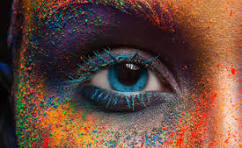
#> input picture images/colorful_image_1.jpg, 242 x 148 px
$ python main.py
#> lines starting #> are read from the running program, lines starting #| are printed output that depends on the picture; after the words box and inside, x2 and y2 are one past the last pixel; in counts of white or black regions, pixels touching at a corner belong together
import cv2
import matplotlib.pyplot as plt
import numpy as np


def plot_result(title, original, processed, is_gray=False):
    fig, axes = plt.subplots(1, 2, figsize=(10, 5))
    cmap = "gray" if is_gray else None

    axes[0].imshow(original, cmap=cmap)
    axes[0].set_title("Original")
    axes[0].axis("off")

    axes[1].imshow(processed, cmap=cmap)
    axes[1].set_title(title)
    axes[1].axis("off")

    plt.tight_layout()
    plt.show()


def load_image(path, as_gray=False):
    if as_gray:
        return cv2.imread(path, cv2.IMREAD_GRAYSCALE)
    img = cv2.imread(path, cv2.IMREAD_COLOR)
    if img is not None:
        img = cv2.cvtColor(img, cv2.COLOR_BGR2RGB)
    return img


def image_negative(img):
    return 255 - img


def gamma_correction(img, gamma, c=1.0):
    img_normalized = img / 255.0
    corrected = c * np.power(img_normalized, gamma)
    return np.clip(corrected * 255, 0, 255).astype(np.uint8)


def logarithmic_transform(img):
    img_float = np.float32(img)
    c = 255.0 / np.log(1 + np.max(img_float))
    return np.uint8(c * np.log(1 + img_float))


def contrast_stretching(img):
    min_val = np.min(img)
    max_val = np.max(img)
    if max_val == min_val:
        return img
    stretched = (img - min_val) * (255.0 / (max_val - min_val))
    return np.clip(stretched, 0, 255).astype(np.uint8)


def histogram_equalization(img, is_gray=False):
    if is_gray:
        return cv2.equalizeHist(img)
    ycrcb = cv2.cvtColor(img, cv2.COLOR_RGB2YCrCb)
    ycrcb[:, :, 0] = cv2.equalizeHist(ycrcb[:, :, 0])
    return cv2.cvtColor(ycrcb, cv2.COLOR_YCrCb2RGB)


def intensity_level_slicing(img, lower, upper, preserve_bg=True):
    sliced_img = np.copy(img)

    if img.ndim == 3:
        gray = cv2.cvtColor(img, cv2.COLOR_RGB2GRAY)
        mask = (gray >= lower) & (gray <= upper)
        mask = mask[:, :, np.newaxis]
    else:
        mask = (img >= lower) & (img <= upper)

    if preserve_bg:
        sliced_img[np.broadcast_to(mask, img.shape)] = 255
    else:
        sliced_img = np.zeros_like(img)
        sliced_img[np.broadcast_to(mask, img.shape)] = 255

    return sliced_img


def bit_plane_slicing(img, bit_level):
    sliced = cv2.bitwise_and(img, 1 << bit_level)
    return np.uint8((sliced > 0) * 255)


def plot_all_bit_planes(img, title, is_gray=False):
    img_gray = img if is_gray else cv2.cvtColor(img, cv2.COLOR_RGB2GRAY)

    fig, axes = plt.subplots(2, 4, figsize=(15, 7))
    fig.suptitle(title, fontsize=16)
    axes = axes.flatten()

    for i in range(8):
        axes[i].imshow(bit_plane_slicing(img_gray, i), cmap="gray")
        if i == 0:
            label = f"Bit Plane {i} (LSB)"
        elif i == 7:
            label = f"Bit Plane {i} (MSB)"
        else:
            label = f"Bit Plane {i}"
        axes[i].set_title(label)
        axes[i].axis("off")

    plt.tight_layout()
    plt.show()


if __name__ == "__main__":
    img_rgb  = load_image("images/colorful_image_1.jpg", as_gray=False)
#> in load_image, img is the input picture: shape (148, 242, 3); mean B, G, R 59.8, 71.1, 101.8
    img_gray = load_image("images/grayscale_image_1.jpg", as_gray=True)
#> call 2 of load_image, with path = 'images/grayscale_image_1.jpg', as_gray = True
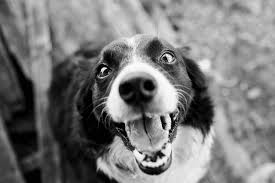
#> input picture images/grayscale_image_1.jpg, 275 x 183 px
#> in load_image, returned value is the input picture: shape (183, 275); min 0, max 255, mean 120.7

    if img_rgb is None or img_gray is None:
        print("Error: image not found.")
    else:
        plot_result("Image Negative (RGB)",  img_rgb,  image_negative(img_rgb))
        plot_result("Image Negative (Gray)", img_gray, image_negative(img_gray), is_gray=True)

        plot_result("Gamma Correction γ=0.4 (RGB)",  img_rgb,  gamma_correction(img_rgb,  gamma=0.4))
        plot_result("Gamma Correction γ=2.2 (Gray)", img_gray, gamma_correction(img_gray, gamma=2.2), is_gray=True)
#> call 2 of gamma_correction, with gamma = 2.2, c = 1
#> in gamma_correction (call 2), `corrected = c * np.power(img_normalized, gamma)`:
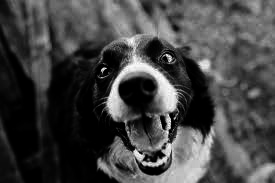
#> corrected: shape (183, 275) float64; min 0, max 1, mean 0.269

        plot_result("Logarithmic Transform (RGB)",  img_rgb,  logarithmic_transform(img_rgb))
#> in logarithmic_transform, `c = 255.0 / np.log(1 + np.max(img_float))`: c = 45.99
        plot_result("Logarithmic Transform (Gray)", img_gray, logarithmic_transform(img_gray), is_gray=True)
#> in logarithmic_transform (call 2), `return np.uint8(c * np.log(1 + img_float))`:
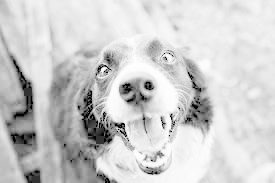
#> returned value: shape (183, 275); min 0, max 255, mean 205.3

        plot_result("Contrast Stretching (RGB)",  img_rgb,  contrast_stretching(img_rgb))
#> in contrast_stretching, `min_val = np.min(img)`: min_val = 0
#> in contrast_stretching, `max_val = np.max(img)`: max_val = 255
        plot_result("Contrast Stretching (Gray)", img_gray, contrast_stretching(img_gray), is_gray=True)

        plot_result("Histogram Equalization (RGB)",  img_rgb,  histogram_equalization(img_rgb))
#> in histogram_equalization, `ycrcb = cv2.cvtColor(img, cv2.COLOR_RGB2YCrCb)`: ycrcb: shape (148, 242, 3); mean of channels 0, 1, 2 79, 144.3, 117.2
#> in histogram_equalization, `ycrcb[:, :, 0] = cv2.equalizeHist(ycrcb[:, :, 0])`: ycrcb: shape (148, 242, 3); mean of channels 0, 1, 2 128.3, 144.3, 117.2
        plot_result("Histogram Equalization (Gray)", img_gray, histogram_equalization(img_gray, is_gray=True), is_gray=True)

        sliced_rgb  = intensity_level_slicing(img_rgb,  lower=100, upper=150, preserve_bg=True)
#> in intensity_level_slicing, `mask = (gray >= lower) & (gray <= upper)`:
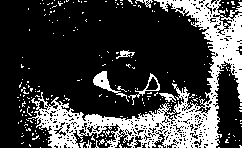
#> mask: shape (148, 242) bool; 25.1% white; 226 white regions (218 under 20 px), largest, box (x1, y1, x2, y2) and area: (28, 0, 242, 148) 7648, (93, 71, 129, 102) 262, (128, 73, 160, 105) 143
        sliced_gray = intensity_level_slicing(img_gray, lower=100, upper=150, preserve_bg=False)
#> call 2 of intensity_level_slicing, with lower = 100, upper = 150, preserve_bg = False
#> in intensity_level_slicing (call 2), `mask = (img >= lower) & (img <= upper)`:
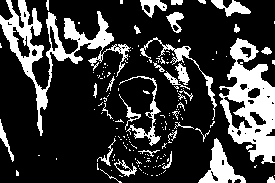
#> mask: shape (183, 275) bool; 22.5% white; 169 white regions (135 under 20 px), largest, box (x1, y1, x2, y2) and area: (219, 38, 275, 164) 3504, (0, 0, 131, 136) 3405, (198, 138, 246, 183) 828
        plot_result("Intensity Slicing — Preserve BG (RGB)",  img_rgb,  sliced_rgb)
        plot_result("Intensity Slicing — Black BG (Gray)",    img_gray, sliced_gray, is_gray=True)

        plot_all_bit_planes(img_gray, "Bit Plane Slicing (Grayscale)", is_gray=True)
        plot_all_bit_planes(img_rgb,  "Bit Plane Slicing (RGB → Gray)")
#> call 2 of plot_all_bit_planes, with title = 'Bit Plane Slicing (RGB → Gray)', is_gray = False
#> the loop in plot_all_bit_planes (call 2), `for i in range(8):` made 8 passes
#> pass 1, in bit_plane_slicing (call 9), `sliced = cv2.bitwise_and(img, 1 << bit_level)`:
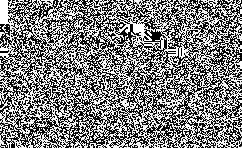
#> sliced: shape (148, 242); values 0 (black) and 1 (white), 50.3% white; black in thin lines or dots
#> in plot_all_bit_planes (call 2), `plt.show()`:
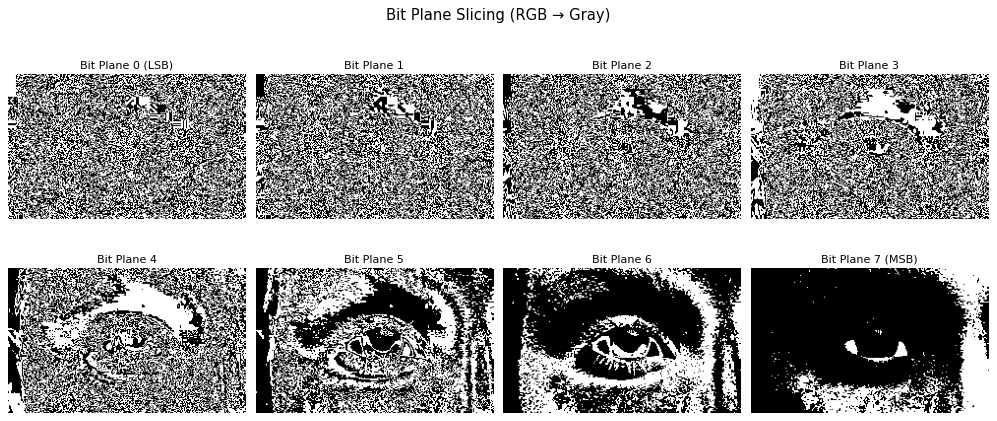
#> figure drawn by matplotlib, 8 panels
